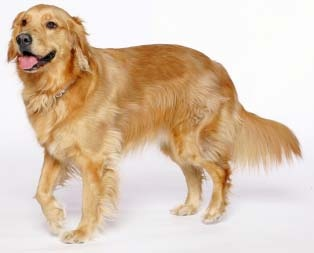
#> input picture labrador.jpg, 314 x 253 px
$ jupyter execute '12_OCV_Máscaras.ipynb'
#> lines starting #> are read from the running program, lines starting #| are printed output that depends on the picture; after the words box and inside, x2 and y2 are one past the last pixel; in counts of white or black regions, pixels touching at a corner belong together
# Máscaras con OpenCV

### Importar paquetes y librerias

[cell 1]
import matplotlib.pyplot as plt
import numpy as np
import cv2

### Función para mostrar una imagen con imshow() de pyplot

[cell 2]
def mostrar_imagen(title, imagen):
  imagen = cv2.cvtColor(imagen,cv2.COLOR_BGR2RGB)
  plt.imshow(imagen)
  plt.title(title)
  plt.grid(False)
  plt.show()

### Máscaras

[cell 3]
args = {
    "imagen" :"labrador.jpg"
}

[cell 4]
# cargar la imagen original y mostrarla
imagen = cv2.imread(args["imagen"])
#> imagen is the input picture: shape (253, 314, 3); mean B, G, R 179.3, 199.6, 220.6
mostrar_imagen("Original",imagen)

La máscara tiene el mismo tamaño de la imagen, pero solamente tiene dos valores de pixel, 0 y 255. Los pixeles de la máscara con valor 0 son ignorados en la imagen original, mientras que los pixeles de la máscara con valores 255 se conservan.

[cell 5]
imagen.shape[:2]
#> Out = (253, 314)

**Máscara Rectangular**

[cell 6]
mascara = np.zeros(imagen.shape[:2],dtype="uint8")
cv2.rectangle(mascara,(0,0),(150,150),255,-1)
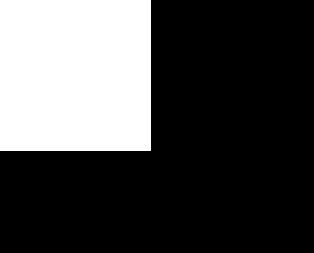
#> mascara: shape (253, 314); 28.7% white; 1 white region, box (x1, y1, x2, y2) and area: (0, 0, 151, 151) 22801
mostrar_imagen("Máscara Rectangular", mascara)

[cell 7]
conMascara = cv2.bitwise_and(imagen,imagen,mask=mascara)
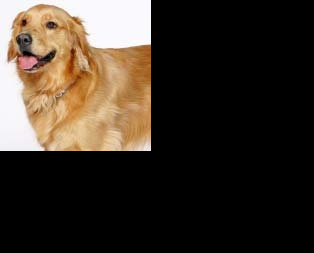
#> conMascara: shape (253, 314, 3); mean B, G, R 40.7, 50.3, 59.7
mostrar_imagen("Máscara aplicada a la imagen",conMascara)

**Máscara Circular**

Esta máscara circular tiene un radio igual a 50 pixeles

[cell 8]
mascara = np.zeros(imagen.shape[:2],dtype="uint8")
cv2.circle(mascara,(50,50),50,255,-1)
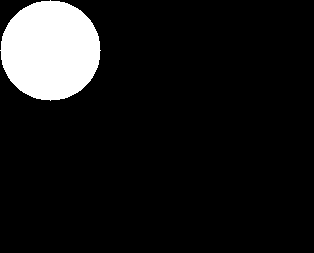
#> mascara: shape (253, 314); 9.9% white; 1 white region, box (x1, y1, x2, y2) and area: (0, 0, 101, 101) 7845
mostrar_imagen("Máscara Circular", mascara)

[cell 9]
conMascara = cv2.bitwise_and(imagen,imagen,mask=mascara)
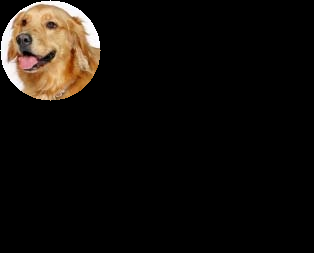
#> conMascara: shape (253, 314, 3); mean B, G, R 11, 14.8, 18.8
mostrar_imagen("Máscara aplicada a la imagen",conMascara)

$ run again, with golden_retriever.jpg copied over labrador.jpg
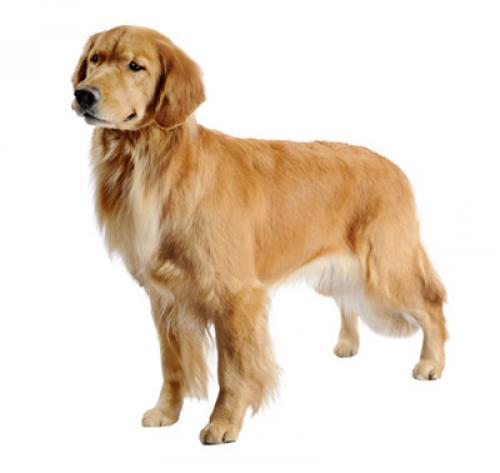
#> input picture golden_retriever.jpg, 500 x 473 px
#> imagen is the input picture: shape (473, 500, 3); mean B, G, R 202.5, 217.9, 232.3
#> `cv2.rectangle(mascara,(0,0),(150,150),255,-1)`:
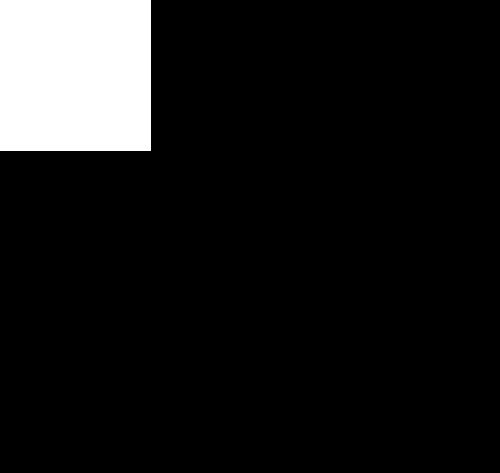
#> mascara: shape (473, 500); 9.6% white; 1 white region, box (x1, y1, x2, y2) and area: (0, 0, 151, 151) 22801
#> `cv2.circle(mascara,(50,50),50,255,-1)`:
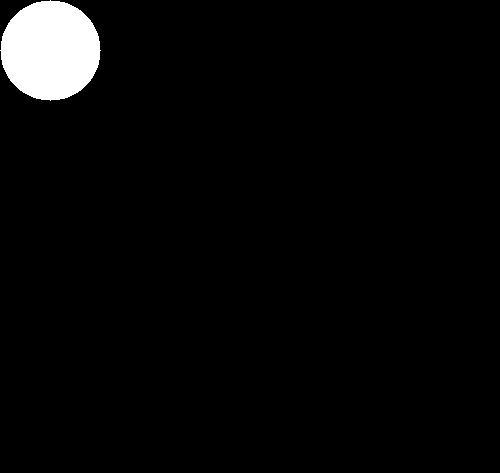
#> mascara: shape (473, 500); 3.3% white; 1 white region, box (x1, y1, x2, y2) and area: (0, 0, 101, 101) 7845
